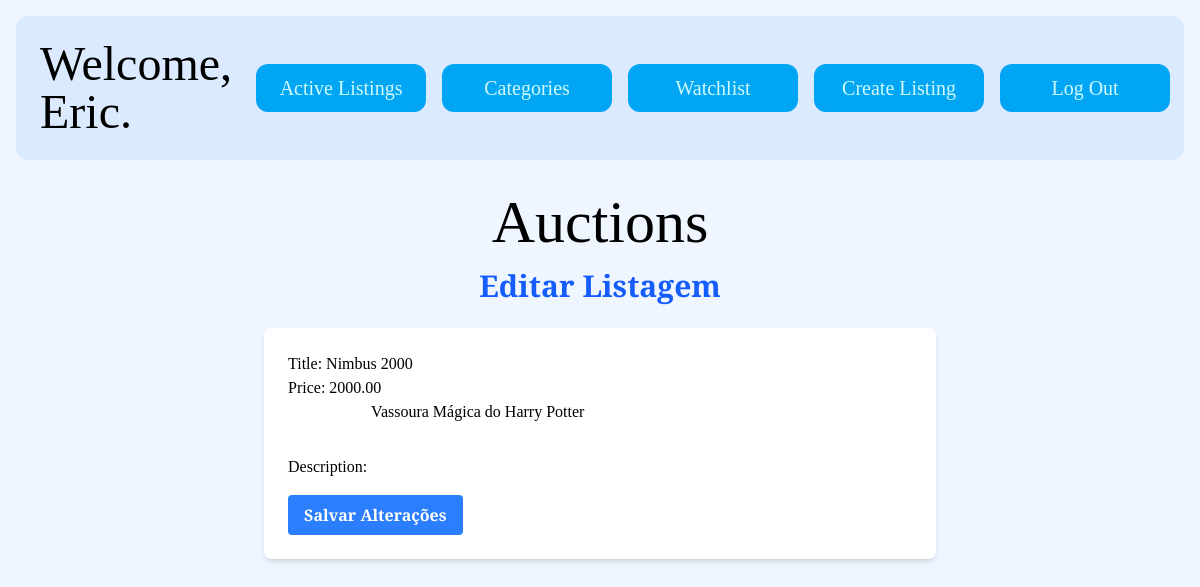
Page /listing/edit/10/ (signed in) on the committed database.
### auctions/models.py (models this page shows, shortened)
class User(AbstractUser):
    def __str__(self):
        return self.username

class Listings(models.Model):
    title = models.CharField(max_length=255)
    description = models.TextField()
    price = models.DecimalField(max_digits=10, decimal_places=2)
    image_url = models.ImageField(upload_to='listing/images', blank=True, null=True)
    category = models.CharField(max_length=255, default='General')
    created_by = models.ForeignKey(User, on_delete=models.CASCADE, blank=True, null=True)
    is_active = models.BooleanField(default=True)

### auctions/views.py (the view)
# urls.py: path('listing/edit/<int:listing_id>/', views.edit_list, name="edit_list"),
@login_required
def edit_list(request, listing_id):
    listing = get_object_or_404(Listings, id=listing_id)
    if request.method == "POST":
        form = ListingForm(request.POST, instance=listing)
        if form.is_valid():
            form.save()
            return redirect("listing_details", listing_id=listing.id)
    else:
        form = ListingForm(instance=listing)
    return render(request, 'auctions/edit_listing.html',{
        "form": form,
    })

### auctions/forms.py
class ListingForm(forms.ModelForm):
    class Meta:
        model = Listings
        fields = ["title", "price", "description"]
    description = forms.CharField(
    widget=forms.Textarea(
        attrs={"rows": 3, "class": "form-control", "style": "resize: none;"}
    )
)

### auctions/templates/auctions/edit_listing.html (shortened to what this page needs)
{% extends 'auctions/layout.html' %}
{% block body %}
<div class="container mx-auto p-4">
    <h2 class="text-3xl font-semibold text-center text-blue-600 mb-6">Editar Listagem</h2>
    <div class="bg-white p-6 rounded-lg shadow-md w-full max-w-2xl mx-auto">
        <form method="POST">
            {{ form.as_p }}
            <div class="mt-4">
                <button type="submit" class="bg-blue-500 text-white font-semibold py-2 px-4 rounded hover:bg-blue-600 transition">Salvar Alterações</button>
            </div>
        </form>
    </div>
</div>
{% endblock %}

### auctions/templates/auctions/layout.html (shortened to what this page needs)
{% load static %}
<!DOCTYPE html>
<html lang="pt-BR">
<head>
    <link href="{% static 'css/styles.css' %}" rel="stylesheet">
    <script src="https://unpkg.com/@tailwindcss/browser@4"></script>
</head>
<body class="p-4 bg-blue-50 min-h-screen flex flex-col items-center">
    <div class="p-6 bg-blue-100 rounded-xl gap-4 w-full max-w-7xl">
        <nav class="flex flex-col md:flex-row justify-between items-center gap-6">
            <section class="text-center md:text-left">
                {% if user.is_authenticated %}
                    <p class="text-2xl font-light lg:text-5xl">Welcome, <strong>{{ user.username }}</strong>.</p>
                {% else %}
                    <p class="font-light">Not signed in.</p>
                {% endif %}
            </section>
            <ul class="flex flex-col md:flex-row gap-4 w-full md:w-auto items-center">
                <li class="w-full md:w-auto">
                    <a class="block text-cyan-100 font-medium text-lg lg:text-xl bg-sky-500 rounded-xl p-1.5 text-center leading-tight flex items-center justify-center transition duration-300 ease-in-out hover:scale-105 hover:bg-blue-500 active:bg-blue-700 w-full md:w-[170px] h-12" href="{% url 'index' %}">Active Listings</a>
                </li>
                {% if user.is_authenticated %}
                    <li class="w-full md:w-auto">
                        <a class="block text-cyan-100 font-medium text-lg lg:text-xl bg-sky-500 rounded-xl p-1.5 text-center leading-tight flex items-center justify-center transition duration-300 ease-in-out hover:scale-105 hover:bg-blue-500 active:bg-blue-700 w-full md:w-[170px] h-12" href="{% url 'categories' %}">Categories</a>
                    </li>
                    <li class="w-full md:w-auto">
                        <a class="block text-cyan-100 font-medium text-lg lg:text-xl bg-sky-500 rounded-xl p-1.5 text-center leading-tight flex items-center justify-center transition duration-300 ease-in-out hover:scale-105 hover:bg-blue-500 active:bg-blue-700 w-full md:w-[170px] h-12" href="{% url 'watchlist' %}">Watchlist</a>
                    </li>
                    <li class="w-full md:w-auto">
                        <a class="block text-cyan-100 font-medium text-lg lg:text-xl bg-sky-500 rounded-xl p-1.5 text-center leading-tight flex items-center justify-center transition duration-300 ease-in-out hover:scale-105 hover:bg-blue-500 active:bg-blue-700 w-full md:w-[170px] h-12" href="{% url 'create_listing' %}">Create Listing</a>
                    </li>
                    <li class="w-full md:w-auto">
                        <a class="block text-cyan-100 font-medium text-lg lg:text-xl bg-sky-500 rounded-xl p-1.5 text-center leading-tight flex items-center justify-center transition duration-300 ease-in-out hover:scale-105 hover:bg-blue-500 active:bg-blue-700 w-full md:w-[170px] h-12" href="{% url 'logout' %}">Log Out</a>
                    </li>
                {% endif %}
            </ul>
        </nav>
    </div>
    <h1 class="text-4xl md:text-6xl font-medium text-center mt-8">Auctions</h1>
    {% block body %}
    {% endblock %}
</body>
</html>

### static/css/styles.css (style rules this page uses)
body { font-family: "Alegreya"; overflow-x: hidden; }

### rows in the picture
User: username "Eric"
Listings: title "Nimbus 2000", price "2000.00", description "Vassoura Mágica do Harry Potter"
